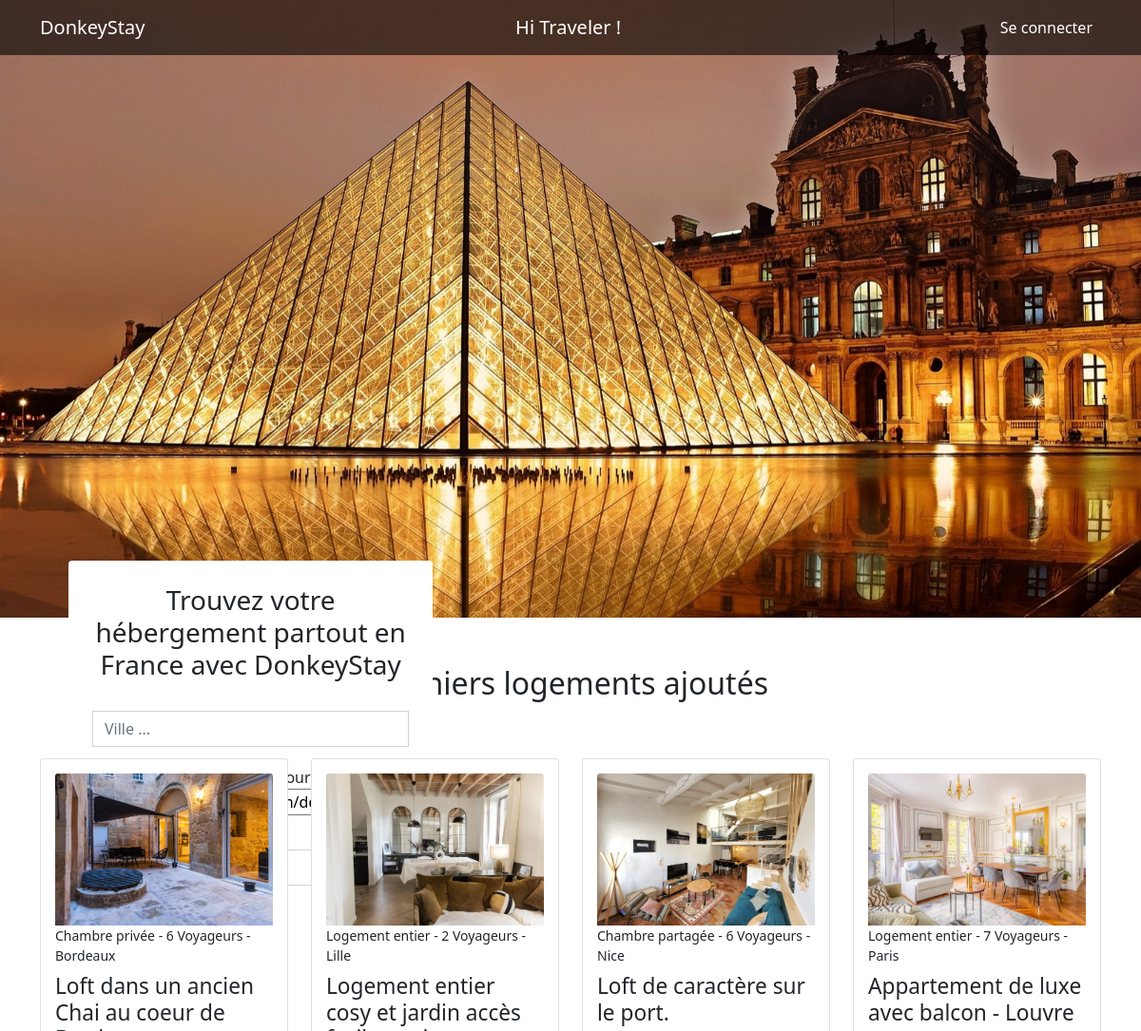
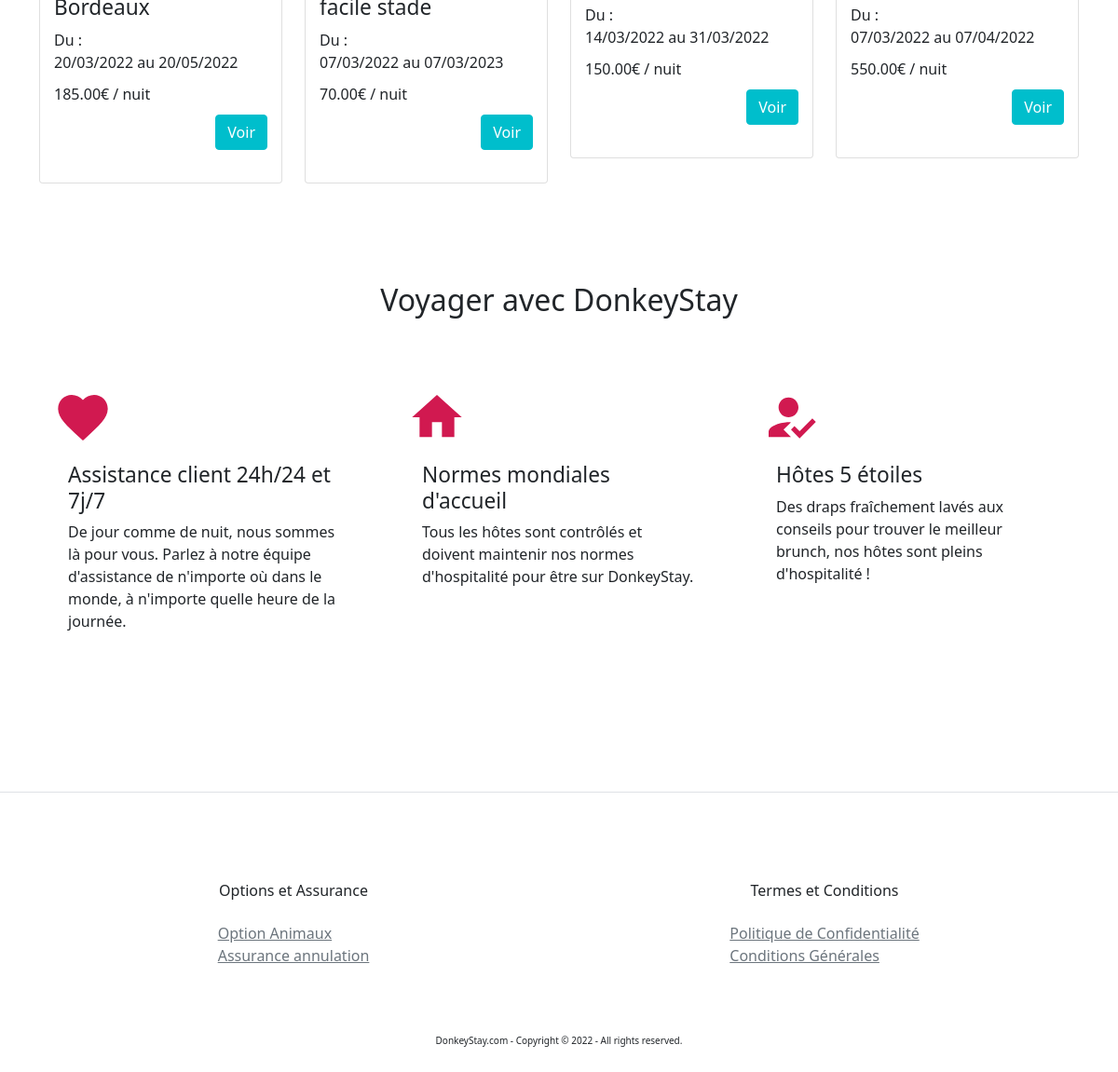
The page / on the database its author committed (2 pictures, top to bottom).
### tables this page shows
CREATE TABLE IF NOT EXISTS `image` (
  `id` INT NOT NULL AUTO_INCREMENT,
  `img` VARCHAR(200) NOT NULL,
  `room_id` INT NOT NULL,
  PRIMARY KEY (`id`, `room_id`),
  CONSTRAINT `fk_Images_Rooms1`
    FOREIGN KEY (`room_id`)
    REFERENCES `room` (`id`)
    ON DELETE NO ACTION
    ON UPDATE NO ACTION);

CREATE TABLE IF NOT EXISTS `room` (
  `id` INT NOT NULL AUTO_INCREMENT,
  `roomtype_id` INT NOT NULL,
  `hometype_id` INT NOT NULL,
  `title` VARCHAR(80) NOT NULL,
  `description` MEDIUMTEXT NULL,
  `capacity` INT NOT NULL,
  `nb_bedroom` INT NOT NULL,
  `nb_bathroom` INT NOT NULL,
  `price` DECIMAL(6,2) NOT NULL,
  `adress` VARCHAR(200) NOT NULL,
  `city` VARCHAR(45) NOT NULL,
  `has_tv` TINYINT(1) NOT NULL,
  `has_wifi` TINYINT(1) NOT NULL,
  `has_kitchen` TINYINT(1) NOT NULL,
  `has_aircon` TINYINT(1) NOT NULL,
  `start_dispo` DATE NOT NULL,
  `end_dispo` DATE NOT NULL,
  `user_id` INT NOT NULL,
  `capacity_id` INT NOT NULL,
  PRIMARY KEY (`id`, `roomtype_id`, `hometype_id`, `user_id`, `capacity_id`),
  CONSTRAINT `fk_Rooms_Roomtypes1`
    FOREIGN KEY (`roomtype_id`)
    REFERENCES `roomtype` (`id`)
    ON DELETE NO ACTION
    ON UPDATE NO ACTION,
  CONSTRAINT `fk_Rooms_Hometypes1`
    FOREIGN KEY (`hometype_id`)
    REFERENCES `hometype` (`id`)
    ON DELETE NO ACTION
    ON UPDATE NO ACTION,
  CONSTRAINT `fk_room_user1`
    FOREIGN KEY (`user_id`)
    REFERENCES `user` (`id`)
    ON DELETE NO ACTION
    ON UPDATE NO ACTION,
  CONSTRAINT `fk_room_capacity1`
    FOREIGN KEY (`capacity_id`)
    REFERENCES `capacity` (`id`)
    ON DELETE NO ACTION
    ON UPDATE NO ACTION);

CREATE TABLE IF NOT EXISTS `roomtype` (
  `id` INT NOT NULL AUTO_INCREMENT,
  `rname` VARCHAR(45) NOT NULL,
  PRIMARY KEY (`id`));

CREATE TABLE IF NOT EXISTS `capacity` (
  `id` INT NOT NULL AUTO_INCREMENT,
  `nb_traveler` VARCHAR(45) NOT NULL,
  PRIMARY KEY (`id`));

### index.php (the view, shortened to what this page needs)
<?php
require_once "searchBar.php";
?>
        <section>
            <div>
                <div class="container">
                    <h2 class="h2-index">Derniers logements ajoutés</h2>
                    <div class="row">
                        <?php
                        $lastestAddQuery = $dbh->query('SELECT room.*,rname,nb_traveler FROM room INNER JOIN roomtype ON roomtype.id = room.roomtype_id INNER JOIN capacity ON capacity.id = room.capacity_id ORDER BY id DESC LIMIT 4');
                        $lastestAdd = $lastestAddQuery->fetchall(PDO::FETCH_ASSOC);
                        foreach ($lastestAdd as $row_lastestAdd) {
                            $startDateAdd = new DateTime($row_lastestAdd['start_dispo']);
                            $endDateAdd = new DateTime($row_lastestAdd['end_dispo']);
                            $lastestAddImgQuery = $dbh->query('SELECT * FROM image WHERE room_id =' . $row_lastestAdd['id'] . ' LIMIT 1');
                            $lastestAddImg = $lastestAddImgQuery->fetchall(PDO::FETCH_ASSOC);
                        ?>
                            <div class="col-lg-3 mb-3">
                                <div class="card">
                                    <?php
                                    foreach ($lastestAddImg as $row_lastestAddImg) {
                                        if ($row_lastestAddImg['room_id'] === $row_lastestAdd['id']) {
                                            echo '<img src="' . $row_lastestAddImg['img'] . '" alt="" class="card-img-top">';
                                        }
                                    }
                                    ?>
                                    <small class="mb-2"><?php echo $row_lastestAdd['rname'] . ' - ' . $row_lastestAdd['nb_traveler'] . ' - ' . $row_lastestAdd['city'] ?></small>
                                    <div id="card">
                                        <h3 class="h3 card-title"><?php echo $row_lastestAdd['title'] ?></h3>
                                        <p class="card-text"><?php echo "Du : <br>" . $startDateAdd->format('d/m/Y') . " au " .  $endDateAdd->format('d/m/Y') ?></p>
                                        <p class="card-text"><?php echo $row_lastestAdd['price'] . '€ / nuit ' ?></p>
                                        <div class="button-submit-search-bar"><a href="lodging_info.php?id=<?php echo $row_lastestAdd['id'] ?>" class="btn btn-secondary">Voir</a></div>
                                    </div>
                                </div>
                            </div>
                        <?php
                        }
                        ?>
                    </div>
                </div>
            </div>
        </section>
        <section>
            <div class="container-fluid container py-3 mt-4">
                <h2 class="h2-index ">Voyager avec DonkeyStay</h2>
                <div class="row mt-4">
                    <div class="col-md-4">
                        <div class="card mb-3 border-0">
                            <svg viewBox="0 0 24 24" xmlns="http://www.w3.org/2000/svg" width="64" height="64">
                                <path d="M0 0h24v24H0z" fill="none" />
                                <path d="M12 21.35l-1.45-1.32C5.4 15.36 2 12.28 2 8.5 2 5.42 4.42 3 7.5 3c1.74 0 3.41.81 4.5 2.09C13.09 3.81 14.76 3 16.5 3 19.58 3 22 5.42 22 8.5c0 3.78-3.4 6.86-8.55 11.54L12 21.35z" />
                            </svg>
                            <div class="card-body pl-0">
                                <h3 class="h3 card-title">Assistance client 24h/24 et 7j/7</h3>
                                <p class="card-text">De jour comme de nuit, nous sommes là pour vous. Parlez à notre équipe d'assistance de n'importe où dans le monde, à n'importe quelle heure de la journée.</p>
                            </div>
                        </div>
                    </div>
                    <div class="col-md-4">
                        <div class="card mb-3 border-0">
                            <svg xmlns="http://www.w3.org/2000/svg" width="64" height="64" viewBox="0 0 24 24">
                                <path d="M10 20v-6h4v6h5v-8h3L12 3 2 12h3v8z" />
                                <path d="M0 0h24v24H0z" fill="none" />
                            </svg>
                            <div class="card-body pl-0">
                                <h3 class="h3 card-title">Normes mondiales d'accueil</h3>
                                <p class="card-text">Tous les hôtes sont contrôlés et doivent maintenir nos normes d'hospitalité pour être sur DonkeyStay.</p>
                            </div>
                        </div>
                    </div>
                    <div class="col-md-4">
                        <div class="card mb-3 border-0">
                            <div class="card-body pl-0">
                                <h3 class="h3 card-title">Hôtes 5 étoiles</h3>
                                <p class="card-text">Des draps fraîchement lavés aux conseils pour trouver le meilleur brunch, nos hôtes sont pleins d'hospitalité !</p>
                            </div>
                        </div>
                    </div>
                </div>
            </div>
        </section>
        <div class="container-fluid border-top mt-5">
            <?php
            require_once "footer.php";
            ?>

### header.php (shortened to what this page needs)
<!doctype html>
<html lang="en">
<head>
    <link rel="stylesheet" href="https://use.fontawesome.com/releases/v5.15.4/css/all.css" />
    <link href="/css/style.css" rel="stylesheet">
    <link rel="stylesheet" href="https://cdnjs.cloudflare.com/ajax/libs/jqueryui/1.12.1/jquery-ui.css" />
</head>
<body>
    <header>
        <nav class="bg-primaryX text-lightX navbar navbar-expand-xl navbar-dark  navbar-togglable  fixed-top">
            <div class="container">
                <a class="navbar-brand" href="index.php">
                    DonkeyStay
                </a>
                <a class="navbar-brand disabled active"><?php if (isset($_SESSION['name']) && !empty($_SESSION['name'])) {
                                                            echo 'Hi ' . $_SESSION['name'] . ' !';
                                                        } else {
                                                            echo 'Hi Traveler !';
                                                        }; ?></a>
                <div class="collapse navbar-collapse  " id="navbarCollapse">
                    <ul class="navbar-nav ms-auto">
                        <li class="nav-item ms-auto">
                            <?php if (isset($_SESSION['name']) && !empty($_SESSION['name'])) {
                                echo "<a class='nav-link active ' href='/logout.php'>Se déconnecter</a>";
                            } else {
                                echo "<button type='button' class='btn nav-link active' data-bs-toggle='modal' data-bs-target='#modalForm'>Se connecter</button>";
                            }  ?>
                        </li>
                    </ul>
                </div>
            </div>
        </nav>
    </header>

### searchBar.php (shortened to what this page needs)
<?php
require_once 'header.php';
?>
<main>
    <section>
        <div id="carouselExampleInterval" class="carousel slide carousel-fade" data-bs-ride="carousel">
            <div class="carousel-inner bg-img">
                <div class="carousel-item active" data-bs-interval="5000">
                    <img src="/img/caroussel/louvre_paris.jpg" class="d-block w-100 h-100" alt="pyramide du Louvre">
                </div>
            </div>
        </div>
        <div class="container search-bar">
            <div class="row">
                <div class="col-sm-5">
                    <div class="card card-search border-0">
                        <h1 class="h1 mb-3">Trouvez votre hébergement partout en France avec DonkeyStay</h1>
                        <form action="" method="POST" autocomplete="off">
                            <div class="row">
                                <div class="form-group mt-3">
                                    <input type="text" class="form-control w-100 br0" id="request" name="request" aria-describedby="locationInputHelp" placeholder="Ville ...">
                                </div>
                            </div>
                            <div class="row">
                                <div class="col-md-12 col-lg-6">
                                    <label for="startDate">Départ:</label><br>
                                </div>
                                <div class="col-md-12 col-lg-6">
                                    <label for="endDate">Retour:</label><br>
                                </div>
                            </div>
                            <div class="row">
                                <div class="form-group mt-3">
                                </div>
                            </div>
                            <div class="button-submit-search-bar">
                                <button class="btn btn-primary" type="submit" name="search">Chercher</button>
                            </div>
                        </form>
                    </div>
                </div>
            </div>
        </div>
    </section>

### footer.php (shortened to what this page needs)
</main>
<footer class="container pt-4 my-md-5 pt-md-5">
    <div class="row">
        <div class="col-6 col-md footer-d-flex">
            <h4 class="h6 mb-4">Options et Assurance</h4>
            <ul class="list-unstyled text-small">
                <li><a class="text-muted" href="terms_animaux.php">Option Animaux</a></li>
                <li><a class="text-muted" href="annulation.php">Assurance annulation</a></li>
            </ul>
        </div>
        <div class="col-6 col-md footer-d-flex">
            <h4 class="h6 mb-4">Termes et Conditions</h4>
            <ul class="list-unstyled text-small">
                <li><a class="text-muted" href="confidentialite.php">Politique de Confidentialité</a></li>
                <li><a class="text-muted" href="terms.php">Conditions Générales</a></li>
            </ul>
        </div>
    </div>
    <div class="footer">DonkeyStay.com - Copyright © 2022 - All rights reserved.</div>
</footer>
</body>
</html>

### rows shown on the page
room: roomtype.rname "Chambre privée", capacity.nb_traveler "6 Voyageurs", city "Bordeaux", title "Loft dans un ancien Chai au coeur de Bordeaux", start_dispo "20/03/2022", end_dispo "20/05/2022", price "185.00"
image: img (picture)
room: roomtype.rname "Logement entier", capacity.nb_traveler "2 Voyageurs", city "Lille", title "Logement entier cosy et jardin accès facile stade", start_dispo "07/03/2022", end_dispo "07/03/2023", price "70.00"
image: img (picture)
room: roomtype.rname "Chambre partagée", capacity.nb_traveler "6 Voyageurs", city "Nice", title "Loft de caractère sur le port.", start_dispo "14/03/2022", end_dispo "31/03/2022", price "150.00"
image: img (picture)
room: roomtype.rname "Logement entier", capacity.nb_traveler "7 Voyageurs", city "Paris", title "Appartement de luxe avec balcon - Louvre", start_dispo "07/03/2022", end_dispo "07/04/2022", price "550.00"
image: img (picture)
